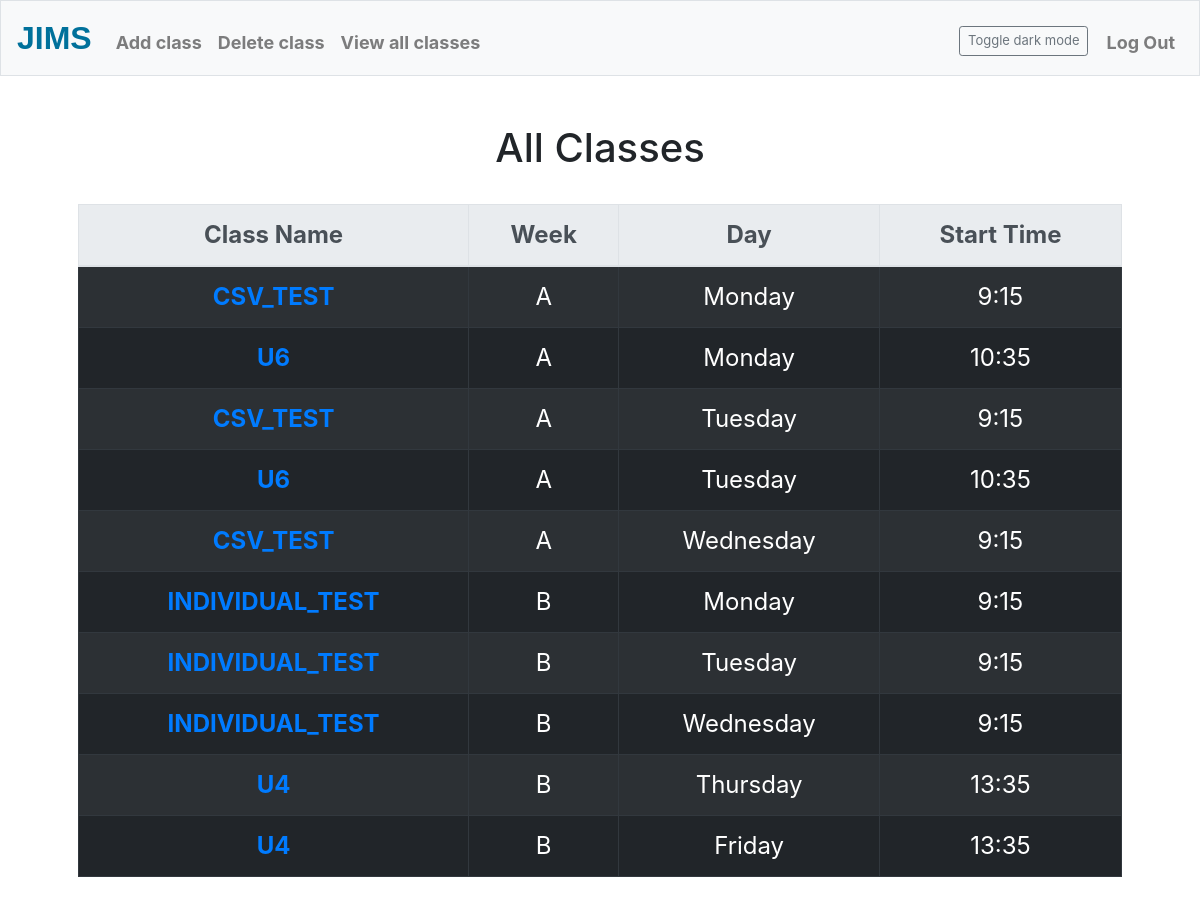
Page /view-all (signed in) on the committed database.
### tables this page shows
CREATE TABLE classes (classID INTEGER, teacherID INTEGER, nameID INTEGER, numberOfStudents INTEGER, timeID INTEGER, PRIMARY KEY(classID), FOREIGN KEY(teacherID) REFERENCES teachers(teacherID), FOREIGN KEY(timeID) REFERENCES times(timeID), FOREIGN KEY(nameID) REFERENCES classNames(nameID));

CREATE TABLE classNames (nameID INTEGER, name TEXT, PRIMARY KEY(nameID));

CREATE TABLE times (timeID INTEGER, week TEXT, dayID INTEGER, clockID INTEGER, PRIMARY KEY(timeID), FOREIGN KEY(dayID) REFERENCES days(dayID), FOREIGN KEY(clockID) REFERENCES clock(clockID));

CREATE TABLE days (dayID INTEGER, day TEXT, PRIMARY KEY(dayID));

CREATE TABLE clock (clockID INTEGER, time TEXT, PRIMARY KEY(clockID));

### Teacher interface/app.py (the view)
@app.route("/view-all")
@login_required
def viewAll():
    classes = db.execute("""SELECT classID, name, numberOfStudents, week, day, time FROM classes
    LEFT JOIN times ON classes.timeID = times.timeID LEFT JOIN days ON times.dayID = days.dayID
    LEFT JOIN clock ON clock.clockID = times.clockID LEFT JOIN classNames ON classes.nameID =
    classNames.nameID WHERE classes.teacherID = :ID ORDER BY week, days.dayID, clock.clockID""", ID = session["user_id"])
    return render_template("view all.html", classes = classes)

### Teacher interface/app.py (called while the page is built)
@app.after_request
def after_request(response):
    response.headers["Cache-Control"] = "no-cache, no-store, must-revalidate"
    response.headers["Expires"] = 0
    response.headers["Pragma"] = "no-cache"
    return response

### Teacher interface/helpers.py (called while the page is built)
def login_required(f):
    @wraps(f)
    def decorated_function(*args, **kwargs):
        if session.get("user_id") is None:
            return redirect("/login")
        return f(*args, **kwargs)
    return decorated_function

### Teacher interface/templates/view all.html (shortened to what this page needs)
{% extends "layout.html" %}
{% block main %}
    <h1>All Classes</h1>
    <br>
    <table class="table table-dark table-striped table-bordered table-hover">
        <thead class="thead-light">
            <tr>
                <th scope="col">Class Name</th>
                <th scope="col">Week</th>
                <th scope="col">Day</th>
                <th scope="col">Start Time</th>
            </tr>
        </thead>
        <tbody>
            {% for class in classes %}
            <tr>
                <td><span class="link" id="link{{ class.classID }}">{{ class.name.upper() }}</span></td>
                <td id="week{{ class.classID }}">{{ class.week }}</td>
                <td id="day{{ class.classID }}">{{ class.day }}</td>
                <td id="time{{ class.classID }}">{{ class.time }}</td>
            </tr>
            {% endfor %}
        </tbody>
    </table>
{% endblock %}

### Teacher interface/templates/layout.html (shortened to what this page needs)
<!DOCTYPE html>
<html lang="en">
    <head>
        <link href="https://maxcdn.bootstrapcdn.com/bootstrap/4.1.3/css/bootstrap.min.css" rel="stylesheet">
        <link href="/static/styles.css" rel="stylesheet">
    </head>
    <body id="body">
        <nav id="nav" class="navbar navbar-expand-md navbar-light bg-light border">
            <a class="navbar-brand" href="/"><span class="logo" id="logo">JIMS</span></a>
            <div class="collapse navbar-collapse" id="navbar">
                {% if session.user_id %}
                    <ul class="navbar-nav mr-auto mt-2">
                        <li class="nav-item"><a class="nav-link" href="/add-class" id="add-class">Add class</a></li>
                        <li class="nav-item"><a class="nav-link" href="/delete" id="add-class">Delete class</a></li>
                        <li class="nav-item"><a class="nav-link" href="/view-all" id="add-class">View all classes</a></li>
                    </ul>
                    <ul class="navbar-nav ml-auto mt-2">
                        <button class="btn btn-sm btn-outline-secondary toggle" type="button" data-toggle="button" aria-pressed="false">Toggle dark mode</button>
                        <li class="nav-item"><a class="nav-link" href="/logout" id="log-out">Log Out</a></li>
                    </ul>
                {% endif %}
            </div>
        </nav>
        <main class="container p-5" id="main">
            {% block main %}{% endblock %}
        </main>
    </body>
</html>

### Teacher interface/static/styles.css (style rules this page uses)
nav .navbar-brand .logo { color: #00719b; font-weight: bold; font-family:Arial, Helvetica, sans-serif; font-size: xx-large; }
#add-class { font-size: large; font-weight: bold; }
#log-out { font-size: large; font-weight: bold; }
main { overflow-x: auto; text-align: center; }
.toggle { margin-right: 10px; margin-top: 5px; }
.btn-sm { height: 30px; font-size: small; }
.link { color: #007bff; cursor: pointer; font-weight: bolder; }
table { font-size: x-large; }

### rows in the picture
classes: name "CSV_TEST", week "A", day "Monday", time "9:15"
classes: name "U6", week "A", day "Monday", time "10:35"
classes: name "CSV_TEST", week "A", day "Tuesday", time "9:15"
classes: name "U6", week "A", day "Tuesday", time "10:35"
classes: name "CSV_TEST", week "A", day "Wednesday", time "9:15"
classes: name "INDIVIDUAL_TEST", week "B", day "Monday", time "9:15"
classes: name "INDIVIDUAL_TEST", week "B", day "Tuesday", time "9:15"
classes: name "INDIVIDUAL_TEST", week "B", day "Wednesday", time "9:15"
classes: name "U4", week "B", day "Thursday", time "13:35"
classes: name "U4", week "B", day "Friday", time "13:35"
